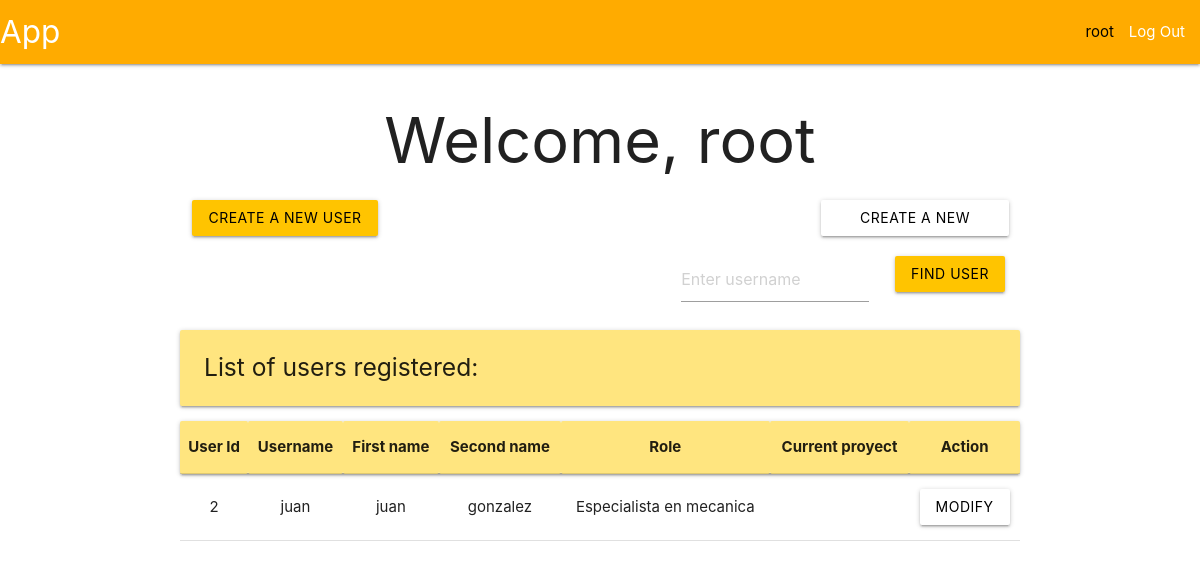
Page / (signed in) on the earlier database version.
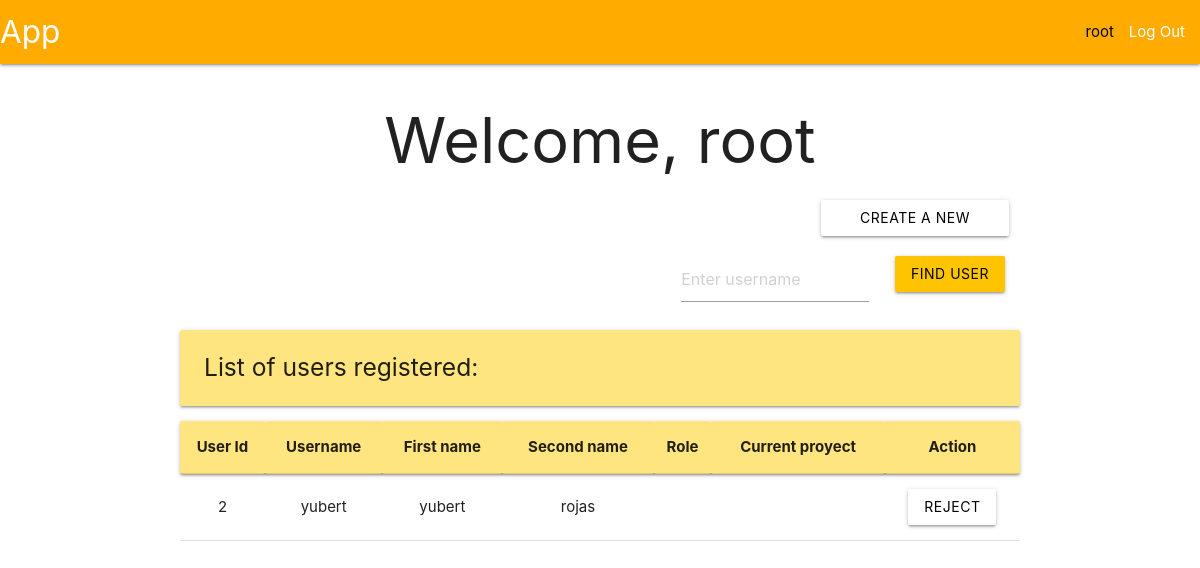
Same page on the later database version.
### tables this page shows
CREATE TABLE user (
    id INTEGER PRIMARY KEY AUTOINCREMENT,
    username TEXT UNIQUE NOT NULL,
    firstname TEXT NOT NULL,
    secondname TEXT NOT NULL,
    password TEXT NOT NULL,
    role TEXT,
    proyId INTEGER,
    auth INTEGER
);

### app/user.py (the view, shortened to what this page needs)
@bp.route('/', methods=('POST', 'GET'))
@login_required
def index():
    db = get_db()
    users = db.execute(
        'SELECT id, username, firstname, secondname, role, auth FROM user WHERE role != ?',
        ('admin',)
    ).fetchall()
    proyects = db.execute(
        'SELECT * FROM proyect',
    ).fetchall()
    roles = {
        'op_manager' : 'Gerente de operaciones',
        'mechanic_sup' : 'Supervisor del area de mecanica',
        'painting_sup' : 'Supervisor del area de latoneria y pintura',
        'mechanic_spec' : 'Especialista en mecanica',
        'electricity_spec' : 'Especialista en electricidad'
    }
    return render_template('index/index.html', users=users, areProyects = proyects != [], role = roles)

### app/auth.py (called while the page is built)
@bp.before_app_request
def load_logged_in_user():
    user_id = session.get('user_id')
    if user_id is None:
        g.user = None
    else:
        g.user = get_db().execute(
            "SELECT * FROM user WHERE id = ?",
            (user_id,)
        ).fetchone()

def login_required(view):
    @functools.wraps(view)
    def wrapped_view(**kwargs):
        if g.user is None:
            return redirect(url_for('auth.login'))
        return view(**kwargs)
    return wrapped_view

### app/db.py (called while the page is built)
def get_db():
    if 'db' not in g:
        g.db = sqlite3.connect(
            current_app.config['DATABASE'],
            detect_types = sqlite3.PARSE_DECLTYPES
        )
        g.db.row_factory = sqlite3.Row
    return g.db

### app/templates/index/index.html (shortened to what this page needs)
{% extends 'base.html' %}
{% block header %}
  <h1>{% block title %}Welcome, {{ g.user['username'] }}{% endblock %}</h1>
{% endblock %}
{% block content %}
  {% if g.user['role'] == 'admin' %}
  <div class="row">
    <form method="POST">
      {% if areProyects %}
      <div class="col s3">
        <button class="btn waves-effect waves-ligth amber accent-3 black-text" type="submit" value="create" name="create">Create a new user</button>
      </div>
      <div class="col s3 offset-s6">
        <button class="btn waves-effect waves-ligth white black-text" type="submit" value="proyect" name="proyect">Create a new proyect</button>
      </div>
      {% else %}
      <div class="col s3 offset-s9">
        <button class="btn waves-effect waves-ligth white black-text" type="submit" value="proyect" name="proyect">Create a new proyect</button>
      </div>
      {% endif %}
    </form>
  </div>
  <div class="row">
    <form method="POST">
      <div class="col s3 offset-s7">
        <input placeholder="Enter username" name="find" id="username">
      </div>
      <div class="col s2">
        <input class="btn waves-effect waves-ligth amber accent-3 black-text" type="submit" value="Find user">
      </div>
    </form>
  </div>
  <div class="left-align">
    <h5 class="card-panel amber accent-1">List of users registered: </h5>
  </div>
    <table class="centered">
      <thead class="card-panel amber accent-1">
        <tr>
          <th>User Id</th>
          <th>Username</th>
          <th>First name</th>
          <th>Second name</th>
          <th>Role</th>
          <th>Current proyect</th>
          <th>Action</th>
        </tr>
      </thead>
      <tbody>
        {% for user in users %}
          <tr>
            <td>{{ user['id'] }}</td>
            <td>{{ user['username']}}</td>
            <td>{{ user['firstname'] }}</td>
            <td>{{ user['secondname'] }}</td>
            <td>{{ role[user['role']] }}</td>
            <td></td>
            <td>
              <form method="POST">
                {% if user['auth'] == 0 %}
                <button class="btn waves-effect waves-ligth white black-text" type="submit" name="reject" value="{{ user['id'] }}">Reject</button>
                {% else %}
                <button class="btn waves-effect waves-ligth white black-text" type="submit" name="modify" value="{{ user['id'] }}">Modify</button>
                {% endif %}
              </form>
            </td>
          </tr>
        {% endfor %}
      </tbody>
    </table>
  {% endif %}
{% endblock %}

### app/templates/base.html (shortened to what this page needs)
<!DOCTYPE html>
<link rel="stylesheet" href="{{ url_for('static', filename='materialize.css') }}">
<link rel="stylesheet" href="{{ url_for('static', filename='style.css') }}">
<nav>
    <div class="nav-wrapper amber accent-4">
      <a href="#" class="brand-logo">App</a>
      <ul class="right hide-n black-text text-black">
        {% if g.user %}
            <li><span>{{ g.user['username'] }}</span>
            <li><a href="{{ url_for('auth.logout') }}">Log Out</a>
        {% else %}
            <li><a href="{{ url_for('auth.register') }}">Register</a>
            <li><a href="{{ url_for('auth.login') }}">Log In</a>
        {% endif %}
      </ul>
    </div>
</nav>
<section class="content container center-align">
    <header>
        {% block header %}{% endblock %}
    </header>
    {% block content %}{% endblock %}
</section>

Differences in the rows shown:
changed user id 2: username "juan" → "yubert"; firstname "juan" → "yubert"; secondname "gonzalez" → "rojas"; role "Especialista en mecanica" → (not shown); auth "MODIFY" → "REJECT"
Other differences:
text no longer shown: "CREATE A NEW USER"
